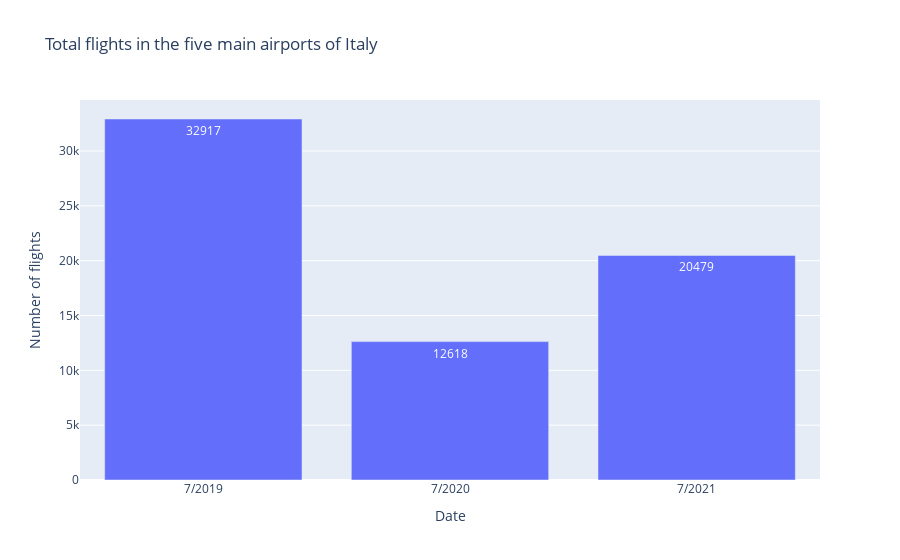

The notebook cell saved with this chart:
### Code cell
# Total flights in the 5 main airports of Italy (month 7 2019 to 2021)

fig = px.bar(df, x='Date', y='Number of flights', 
             title='Total flights in the five main airports of Italy')

fig.update_traces(text=df['Number of flights'])
fig.show()

### Figure 1 — Plotly figure (JSON) as saved in the notebook; plotly's stock layout.template omitted (floating-point values rounded to 4 significant figures)
{"data": [{"alignmentgroup": "True", "hovertemplate": "Date=%{x}<br>Number of flights=%{y}<extra></extra>", "legendgroup": "", "marker": {"color": "#636efa", "pattern": {"shape": ""}}, "name": "", "offsetgroup": "", "orientation": "v", "showlegend": false, "text": [32917, 12618, 20479], "textposition": "auto", "type": "bar", "x": ["7/2019", "7/2020", "7/2021"], "xaxis": "x", "y": [32917, 12618, 20479], "yaxis": "y"}], "layout": {"barmode": "relative", "legend": {"tracegroupgap": 0}, "title": {"text": "Total flights in the five main airports of Italy"}, "xaxis": {"anchor": "y", "domain": [0, 1], "title": {"text": "Date"}}, "yaxis": {"anchor": "x", "domain": [0, 1], "title": {"text": "Number of flights"}}}}
